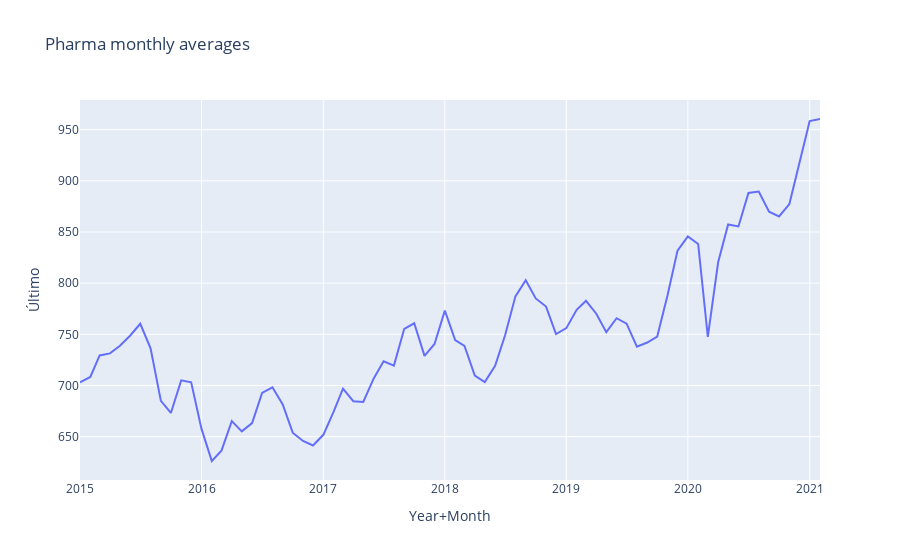

Notebook code for this chart:
### Code cell
fig = px.line(pharma_preprocessed2_grouped_mean, x="Year+Month", y="Último", title='Pharma monthly averages')
fig.show()

### Figure 1 — Plotly figure (JSON) as saved in the notebook; plotly's stock layout.template omitted (floating-point values rounded to 4 significant figures)
{"data": [{"hovertemplate": "Year+Month=%{x}<br>Último=%{y}<extra></extra>", "legendgroup": "", "line": {"color": "#636efa", "dash": "solid"}, "mode": "lines", "name": "", "orientation": "v", "showlegend": false, "type": "scatter", "x": ["2015-01", "2015-02", "2015-03", "2015-04", "2015-05", "2015-06", "2015-07", "2015-08", "2015-09", "2015-10", "2015-11", "2015-12", "2016-01", "2016-02", "2016-03", "2016-04", "2016-05", "2016-06", "2016-07", "2016-08", "2016-09", "2016-10", "2016-11", "2016-12", "2017-01", "2017-02", "2017-03", "2017-04", "2017-05", "2017-06", "2017-07", "2017-08", "2017-09", "2017-10", "2017-11", "2017-12", "2018-01", "2018-02", "2018-03", "2018-04", "2018-05", "2018-06", "2018-07", "2018-08", "2018-09", "2018-10", "2018-11", "2018-12", "2019-01", "2019-02", "2019-03", "2019-04", "2019-05", "2019-06", "2019-07", "2019-08", "2019-09", "2019-10", "2019-11", "2019-12", "2020-01", "2020-02", "2020-03", "2020-04", "2020-05", "2020-06", "2020-07", "2020-08", "2020-09", "2020-10", "2020-11", "2020-12", "2021-01", "2021-02"], "xaxis": "x", "y": [703.1, 708.3, 729.3, 731.4, 738.8, 748.9, 760.3, 736.4, 684.9, 673.2, 705.0, 703.0, 657.6, 626.2, 636.3, 665.2, 655.2, 663.2, 692.7, 698.2, 681.4, 653.9, 645.8, 641.4, 651.8, 674.4, 696.9, 684.6, 683.9, 706.7, 723.6, 719.4, 755.4, 760.8, 728.9, 740.6, 773.1, 744.4, 738.6, 709.7, 703.3, 719.2, 749.1, 787.1, 802.9, 785.0, 777.1, 750.3, 756.0, 773.9, 782.8, 770.1, 752.1, 765.7, 760.4, 737.9, 742.0, 747.8, 788.1, 831.9, 845.7, 838.3, 747.5, 820.4, 857.3, 855.4, 888.2, 889.6, 869.8, 865.2, 877.3, 917.6, 958.4, 960.4], "yaxis": "y"}], "layout": {"legend": {"tracegroupgap": 0}, "title": {"text": "Pharma monthly averages"}, "xaxis": {"anchor": "y", "domain": [0, 1], "title": {"text": "Year+Month"}}, "yaxis": {"anchor": "x", "domain": [0, 1], "title": {"text": "Último"}}}}
